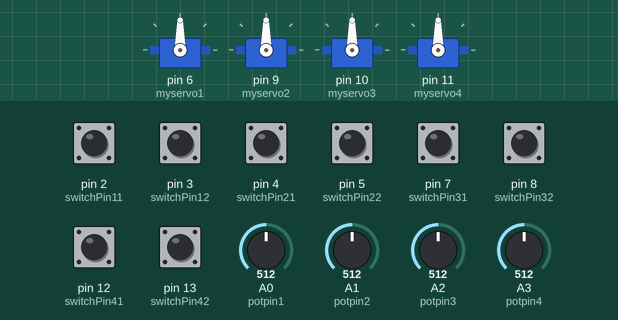
Recording of a sketch running on a simulated Arduino Uno, built with avr-gcc and run on an emulated ATmega328P. On the bench: 4 × servo. The test bench sets the inputs (shaded band); at power-on: pin 2 (switchPin11), pin 3 (switchPin12), pin 4 (switchPin21), pin 5 (switchPin22), pin 7 (switchPin31), pin 8 (switchPin32) HIGH, pin 12 (switchPin41), pin 13 (switchPin42) LOW, A0 (potpin1) = 512, A1 (potpin2) = 512, A2 (potpin3) = 512, A3 (potpin4) = 512.

Above: at 1.2 s.
1.3 s: pin 3 (switchPin12) pulled LOW for 0.15 s
At 1.37 s:
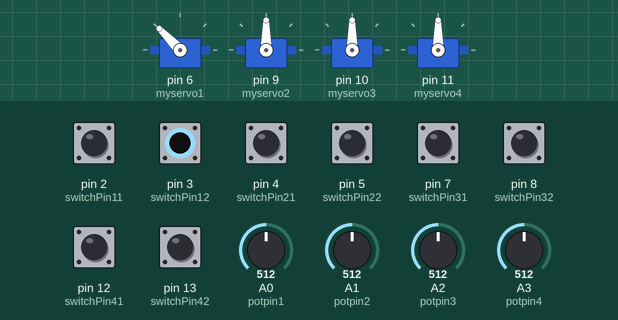
2.9 s: pin 5 (switchPin22) pulled LOW for 0.15 s
At 2.97 s:
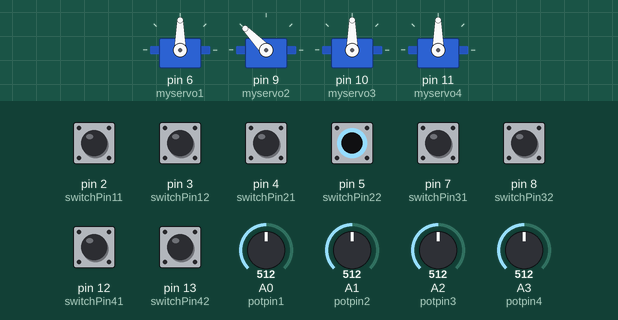
4.5 s: pin 8 (switchPin32) pulled LOW for 0.15 s
At 4.57 s:
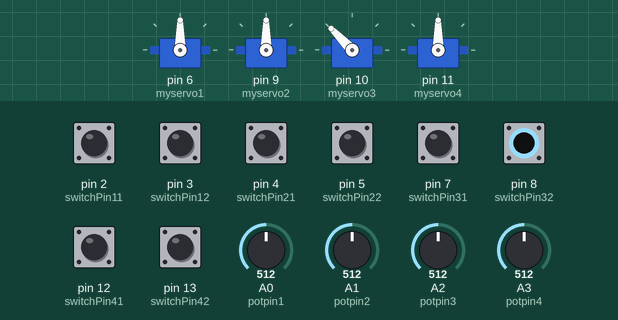
6.1 s: pin 12 (switchPin41) pulled HIGH for 0.15 s
At 7.1 s:
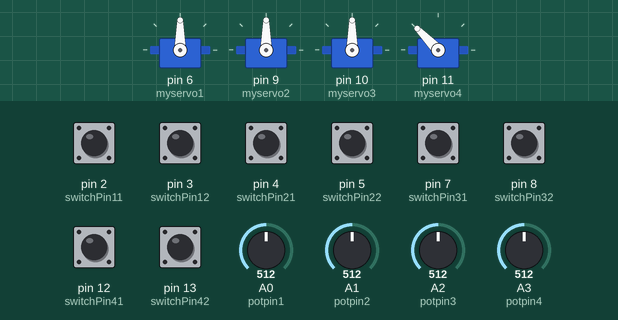
7.7 s: pin 3 (switchPin12) pulled LOW for 1 s
At 8.3 s:
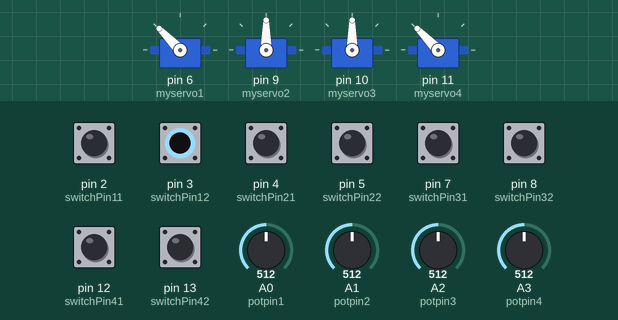
10.2 s: pin 5 (switchPin22) pulled LOW for 1 s
At 11.0 s:
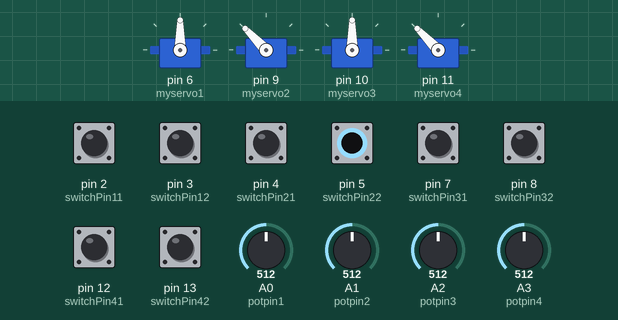
Timing chart, 0 to 13.2 s (numbered marks = the images above; inputs shaded):
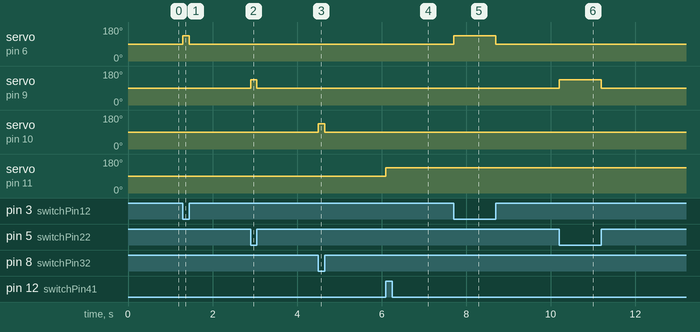

The sketch:

hockey_box_2.7.ino
```cpp
#include <Servo.h> //imports the servo library

Servo myservo1; //Declares servos 1-4
Servo myservo2;
Servo myservo3;
Servo myservo4;

int potpin1 = 0; //Adresses 4 pots to analog 0-3
int potpin2 = 1;
int potpin3 = 2;
int potpin4 = 3;

int val1 = 0; //creates 4 blank variabls to be used later
int val2 = 0;
int val3 = 0;
int val4 = 0;

//int val0 = 0;

const int switchPin11 = 2; //names 8 digital pins after the switch they attach to
const int switchPin12 = 3;
const int switchPin21 = 4;
const int switchPin22 = 5;
const int switchPin31 = 7;
const int switchPin32 = 8;
const int switchPin41 = 12;
const int switchPin42 = 13;

int switchState11 = 0; //makes each switch state a blank slate
int switchState12 = 0;
int switchState21 = 0;
int switchState22 = 0;
int switchState31 = 0;
int switchState32 = 0;
int switchState41 = 0;
int switchState42 = 0;

void setup() {

  myservo1.attach(6); //Ataches each servo to a PWM pin, is atached to a motor controler instad of a servo
  myservo2.attach(9);
  myservo3.attach(10);
  myservo4.attach(11);

  pinMode(switchPin11, INPUT_PULLUP); //sets each switch state to a input
  pinMode(switchPin12, INPUT_PULLUP);
  pinMode(switchPin21, INPUT_PULLUP);
  pinMode(switchPin22, INPUT_PULLUP);
  pinMode(switchPin31, INPUT_PULLUP);
  pinMode(switchPin32, INPUT_PULLUP);
  pinMode(switchState41, INPUT_PULLUP);
  pinMode(switchState42, INPUT_PULLUP);
}

void loop() {

  val1 = analogRead(potpin1); //tells each variable to read a pot
  val2 = analogRead(potpin2);
  val3 = analogRead(potpin3);
  val4 = analogRead(potpin4);

  switchState11 = digitalRead(switchPin11); //links each switch state to its digital pin *the number in the tens place (12) is the switch number 1-4, the number in the ones place (12) is the switch state, 1 = up, 2 = down*
  switchState12 = digitalRead(switchPin12); //                                                                          ^                                                            ^
  switchState21 = digitalRead(switchPin21);
  switchState22 = digitalRead(switchPin22);
  switchState31 = digitalRead(switchPin31);
  switchState32 = digitalRead(switchPin32);
  switchState41 = digitalRead(switchPin41);
  switchState42 = digitalRead(switchPin42);


  if (switchState11 == HIGH && switchState12 == LOW) { //if switch one is switched up, then set motor one to only go forward
    val1 = map(val1, 0, 1023, 90, 179);
    myservo1.write(val1);
  } else if (switchState11 == HIGH && switchState12 == HIGH) { //if switch one is switched to the middle, then stop motor one
    val1 = 90;
    myservo1.write(val1);
  } else if (switchState11 == LOW && switchState12 == HIGH) { //if switch one is switched down, then set motor one to go both directions
    val1 = map(val1, 0, 1023, 0, 179);
    myservo1.write(val1);
  }

//Serial.println(switchState11); //used to test pots and switches !slows program down!

  if (switchState21 == HIGH && switchState22 == LOW) { //if switch two is switched up, then set motor two to only go forward
    val2 = map(val2, 0, 1023, 90, 179);
    myservo2.write(val2);
  } else if (switchState21 == HIGH && switchState22 == HIGH) { //if switch two is switched to the middle, then stop motor two
    val2 = 90;
    myservo2.write(val2);
  } else if (switchState21 == LOW && switchState22 == HIGH) { //if switch two is switched down, then set motor two to motor one
    myservo2.write(val1);

  }


  if (switchState31 == HIGH && switchState32 == LOW) { //if switch three is switched up, then set motor three to only go forward
    val3 = map(val3, 0, 1023, 90, 179);
    myservo3.write(val3);
  } else if (switchState31 == HIGH && switchState32 == HIGH) { //if switch three is switched to the middle, then stop motor three
    val3 = 90;
    myservo3.write(val3);
  } else if (switchState31 == LOW && switchState32 == HIGH) { //if switch three is switched down, then set motor three to motor one
    myservo3.write(val1);
  }


  if (switchState41 == HIGH && switchState42 == LOW) { //if switch four is switched up, then set motor four to only go forward
    val4 = map(val4, 0, 1023, 90, 179);
    myservo4.write(val4);
  } else if (switchState41 == HIGH && switchState42 == HIGH) { //if switch four is switched to the middle, then stop motor four
    val4 = 90;
    myservo4.write(val4);
  } else if (switchState41 == LOW && switchState42 == HIGH) { //if switch four is switched down, then set motor four to motor one
    myservo4.write(val1);
  }
   // delay(15);
}
```

Measured:
- after the input at 1.3 s, servo on pin 6 (myservo1): 90° → 134° at once, → 90° 0.15 s later
- after the input at 2.9 s, servo on pin 9 (myservo2): 90° → 134° at once, → 90° 0.15 s later
- after the input at 4.5 s, servo on pin 10 (myservo3): 90° → 134° at once, → 90° 0.15 s later
- after the input at 6.1 s, servo on pin 11 (myservo4): 90° → 134° at once
- after the input at 7.7 s, servo on pin 6 (myservo1): 90° → 134° at once, → 90° 1.0 s later
- after the input at 10.2 s, servo on pin 9 (myservo2): 90° → 134° at once, → 90° 1.0 s later
